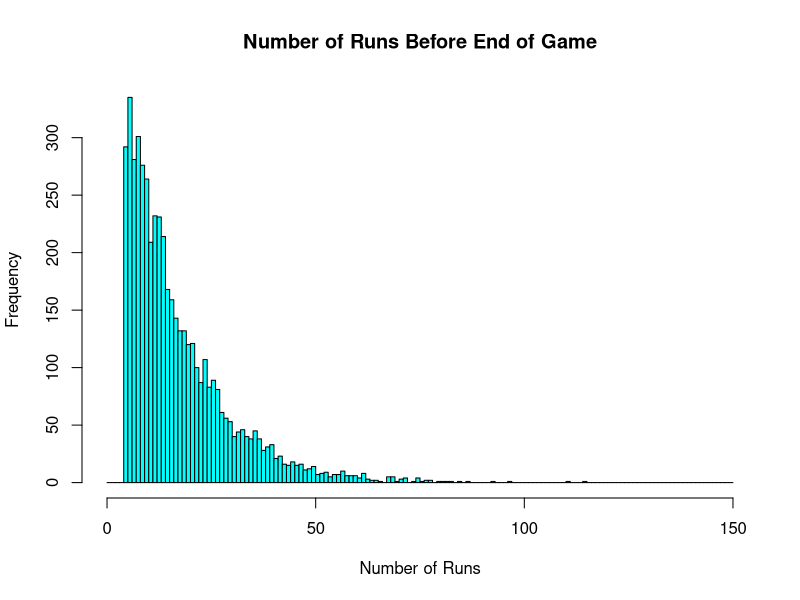
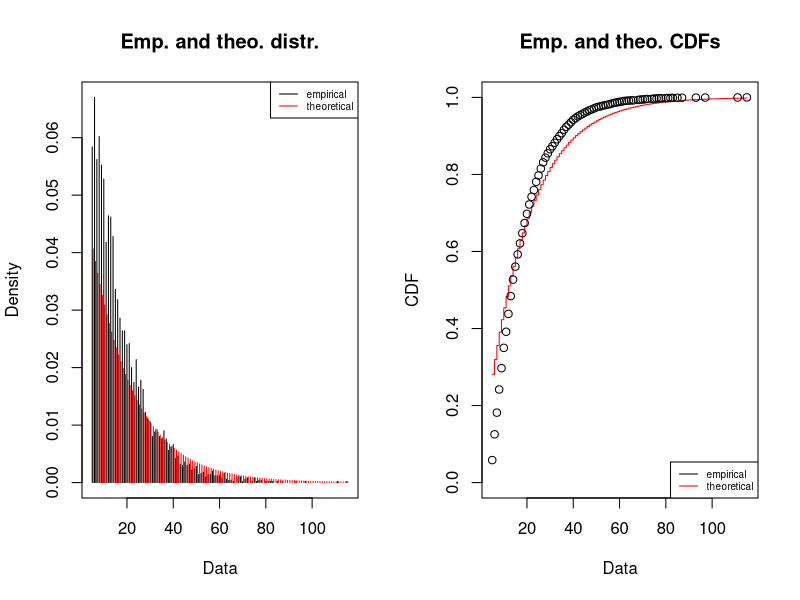

Write R code to recreate these figures, in order.
rm(list = ls())
#install.packages("fitdistrplus")
library(ggplot2)
library(fitdistrplus)

#### Needed Functions
start_time <- Sys.time()

pot_change <- function(A,B,pot){
  a_die <- sample(1:6, 1, replace=TRUE)
  b_die <-sample(1:6, 1, replace=TRUE)
  run_history <- setNames(data.frame(matrix(ncol = 3, nrow = 0)), c("Player A", "Player B", "Pot"))
  
  ##Action for A
  if (a_die == 2) {
    A <- A+pot
    pot<- 0
  }
  if(a_die==3){
    A <- A+floor(pot/2)
    pot <- ceiling(pot/2)
  }
  if(a_die==4 | a_die==5 | a_die==6){
    A <- A-1
    pot <- pot+1
  }
  
##Action for B
if (b_die == 2) {
  B <- B+pot
  pot<- 0
}
if(b_die==3){
  B <- B+floor(pot/2)
  pot <- ceiling(pot/2)
}
if(b_die==4 | b_die==5 | b_die==6){
  B <- B-1
  pot <- pot+1
}
run_final<-c(A, B, pot)
run_history<-rbind(run_history,run_final)
return(run_final)
}

run_sim <-function(x){
  run_count <-0
  
  while(x[1]>=0 && x[2]>=0 && x[3]>=0){
    y<-pot_change(x[1],x[2],x[3])
    x<-y
    run_count<- run_count+1
  }
  
  return(run_count)
}

#####
##### Initialize and Run

x<-c(4,4,2)
runs <- c()
set.seed(42)

for (i in 1:5000){
  current_run <- run_sim(x)
  runs<-append(runs,current_run)
}



hist(runs, breaks = 0:150, main = "Number of Runs Before End of Game", xlab = "Number of Runs", col = "cyan")
summary(runs)

end_time <- Sys.time()
end_time - start_time

runs.g <- fitdist(runs, "gamma")
runs.ln <- fitdist(runs, "lnorm")
runs.w <- fitdist(runs, "weibull")
runs.geo <- fitdist(runs, "geom")

#plot.legend <- c("Gamma", "LogNorm", "Weibull")
#denscomp(list(runs.g, runs.ln, runs.w), legendtext = plot.legend, plotstyle = "ggplot", breaks = 1:150)

runs.g
runs.ln
runs.w
runs.geo

plot(runs.geo, breaks = 0:150)
#plot(runs.ln, breaks = 0:150)
